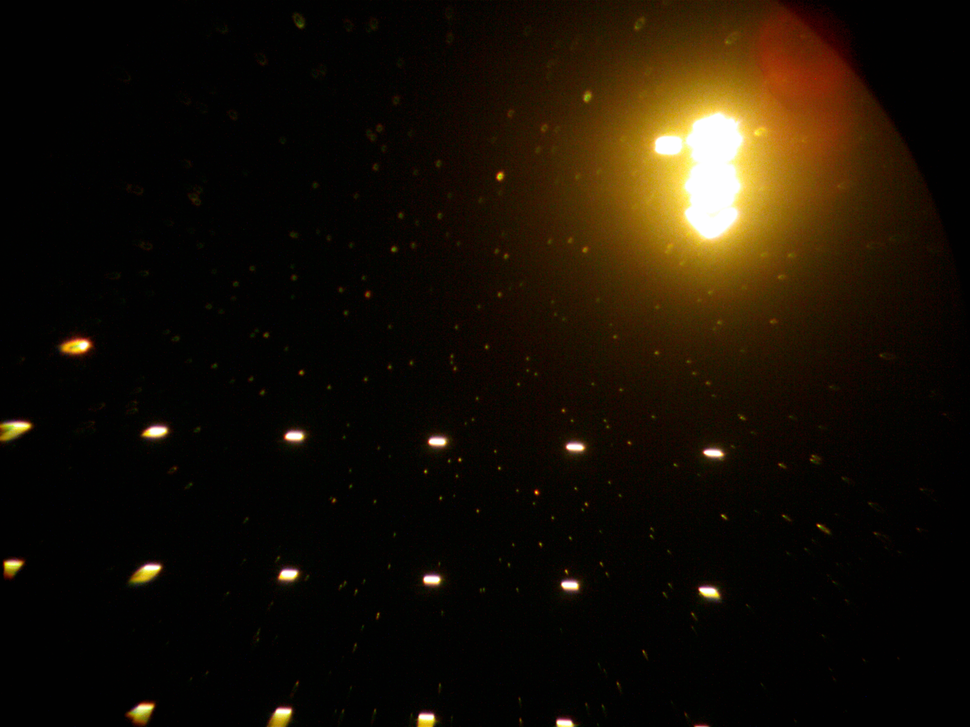
#> input picture dataset/region1_FOV.PNG, 970 x 727 px, shrunk from 2048 x 1536 before the run, found by its file name
$ python threshold.py
#> lines starting #> are read from the running program, lines starting #| are printed output that depends on the picture; after the words box and inside, x2 and y2 are one past the last pixel; in counts of white or black regions, pixels touching at a corner belong together
import cv2
import matplotlib.pyplot as plt


def thresh(path):
#> called with path = './dataset/region1_FOV.PNG'
    image = cv2.imread(path, cv2.IMREAD_GRAYSCALE)
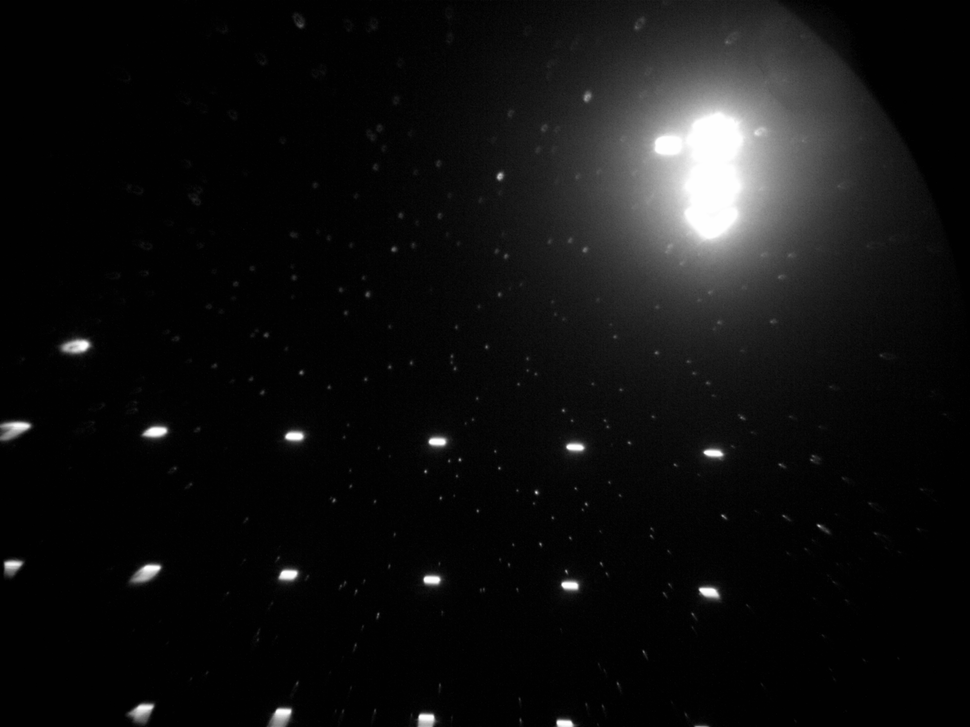
#> image: shape (727, 970); min 0, max 255, mean 16.8
    image = cv2.GaussianBlur(image,(5,5),0)

    #global threshold
    threshold = 18
    thresh_value, thresh_image = cv2.threshold(image,threshold,255,cv2.THRESH_BINARY)
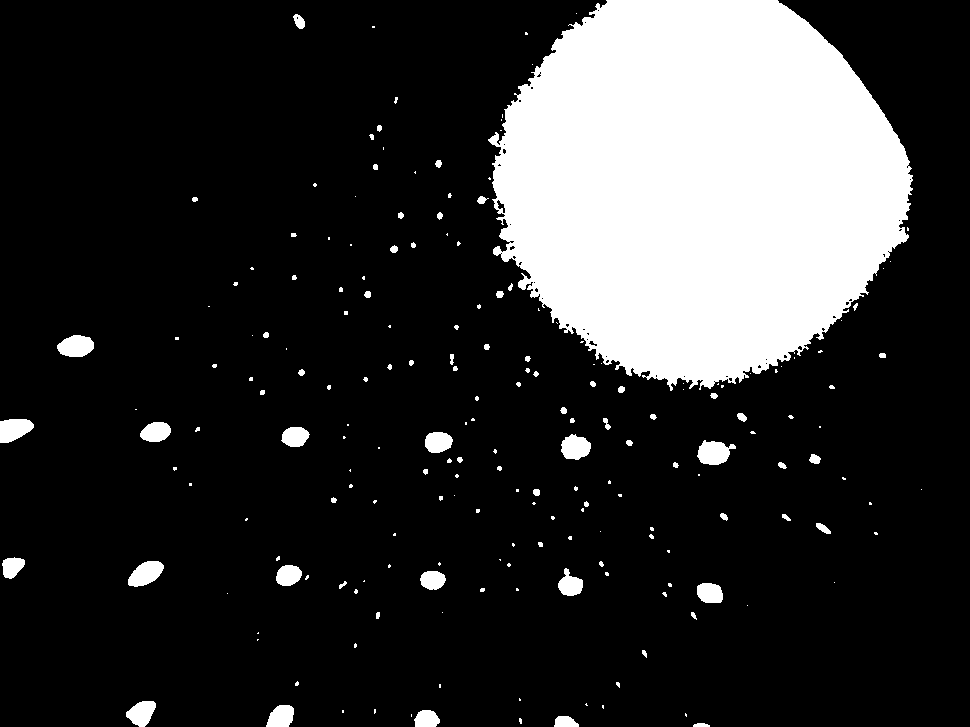
#> thresh_image: shape (727, 970); 19.1% white; 202 white regions (128 under 20 px), largest, box (x1, y1, x2, y2) and area: (488, 0, 913, 391) 123836, (697, 440, 736, 465) 657, (128, 561, 164, 587) 626
#> thresh_value = 18


    # Plot the original and filtered images
    plt.figure(figsize=(10, 5))

    plt.subplot(122)
    plt.imshow(thresh_image, cmap='gray')
    plt.title(f'Global Image ({int(thresh_value)})')

    plt.subplot(121)
    plt.imshow(image)
    plt.title('Original Image')

    plt.show()
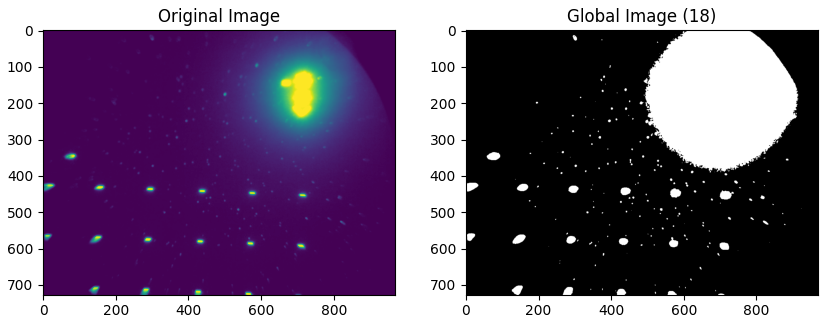
#> figure drawn by matplotlib, 2 panels

    #only writes the images to file after you close the graph window
    cv2.imwrite(path[:-4] + ".jpg", thresh_image)


paths = ("./dataset/region1_FOV.PNG", "./dataset/region2_FOV.PNG",
            "./dataset/region3_FOV.PNG", "./dataset/region4_FOV.png")
for path in paths:
    thresh(path)
#> pass 2 of the loop `for path in paths:`:
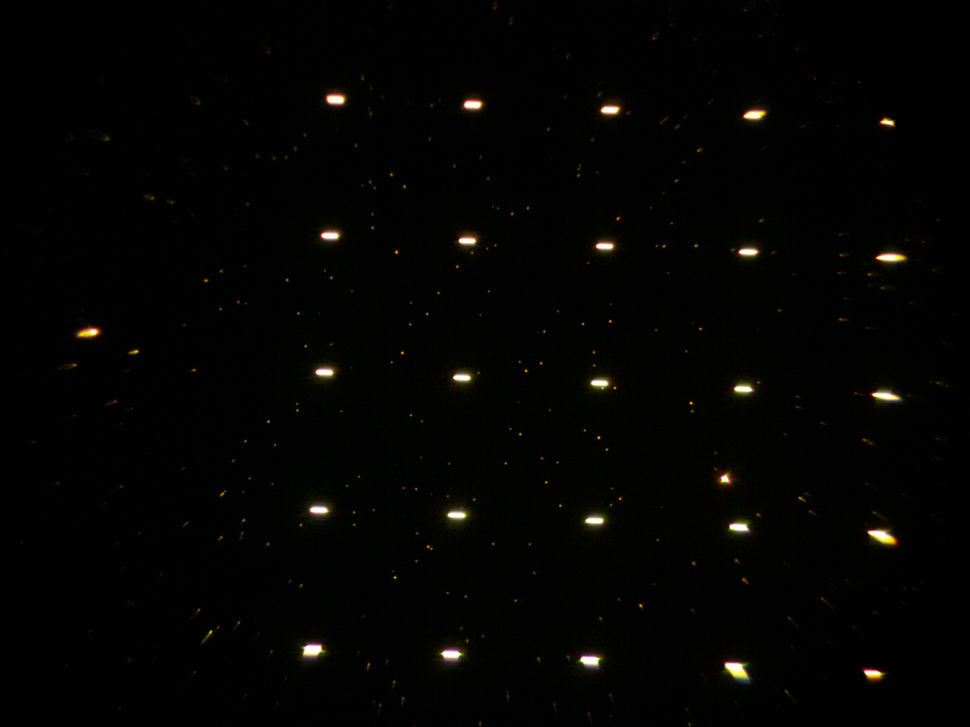
#> input picture dataset/region2_FOV.PNG, 970 x 727 px, shrunk from 2048 x 1536 before the run, found by its file name
#> in thresh (call 2), `thresh_value, thresh_image = cv2.threshold(image,threshold,255,cv2.THR..`:
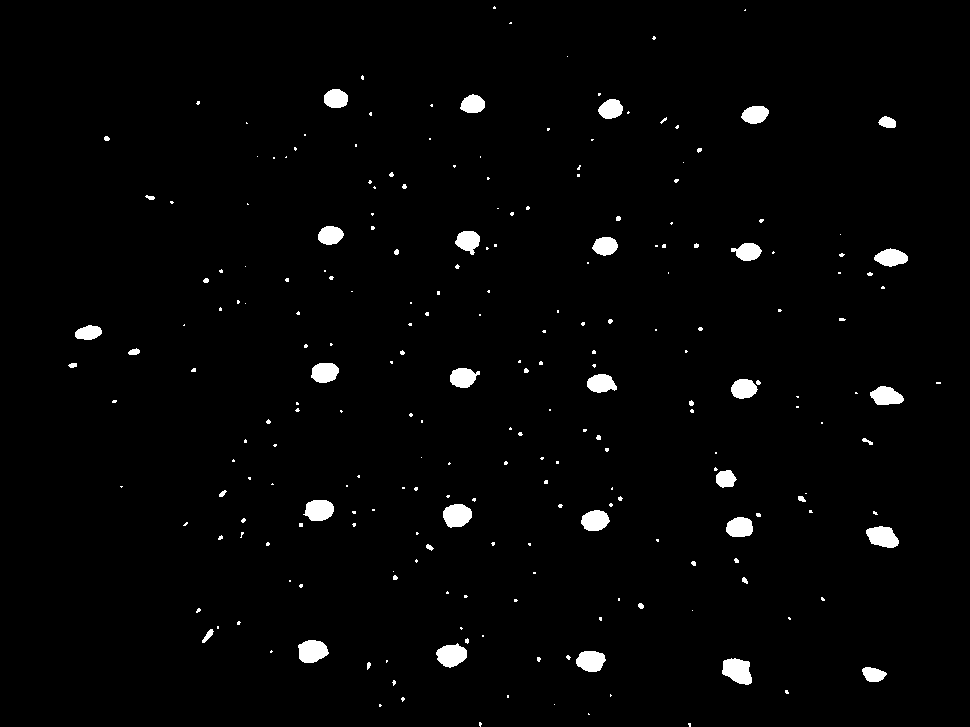
#> thresh_image: shape (727, 970); 1.9% white; 234 white regions (186 under 20 px), largest, box (x1, y1, x2, y2) and area: (722, 658, 752, 685) 591, (298, 640, 329, 663) 545, (443, 504, 472, 528) 538
#> in thresh (call 2), `plt.show()`:
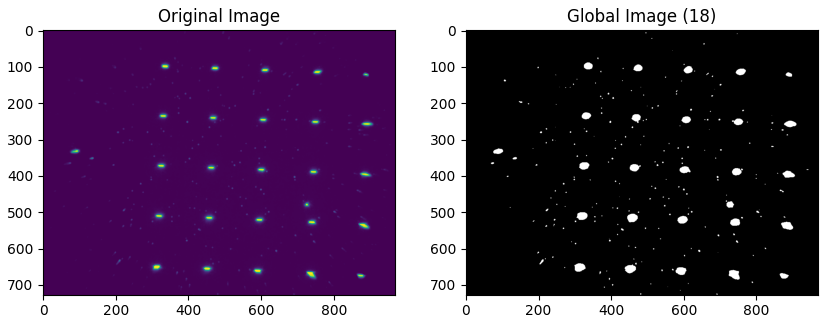
#> figure drawn by matplotlib, 2 panels
#> pass 3 of the loop `for path in paths:`:
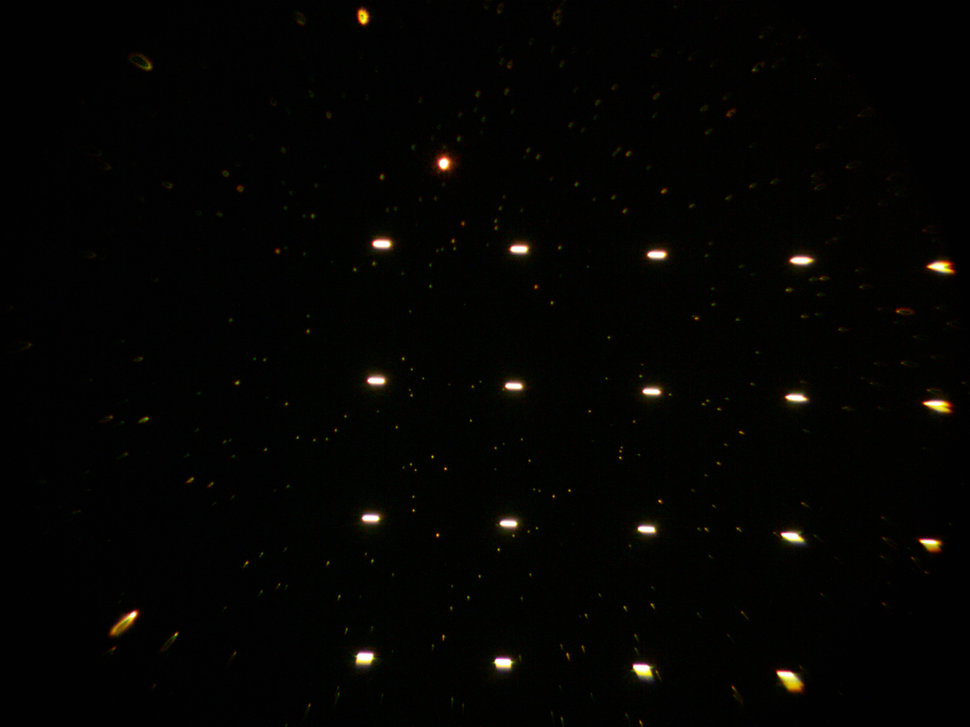
#> input picture dataset/region3_FOV.PNG, 970 x 727 px, shrunk from 2048 x 1536 before the run, found by its file name
#> in thresh (call 3), `thresh_value, thresh_image = cv2.threshold(image,threshold,255,cv2.THR..`:
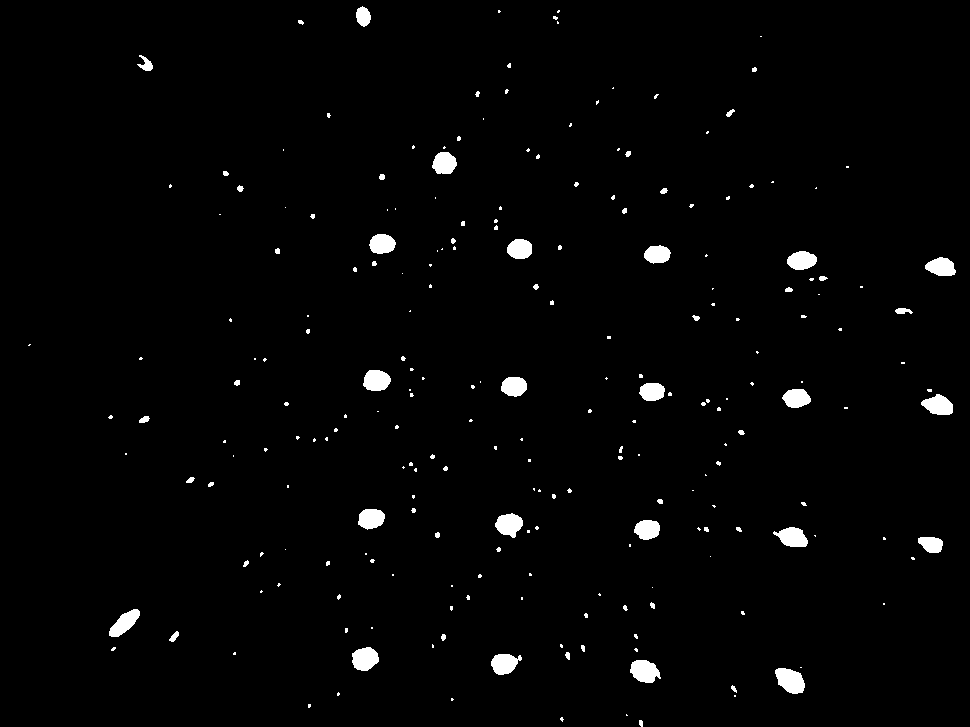
#> thresh_image: shape (727, 970); 1.7% white; 230 white regions (170 under 20 px), largest, box (x1, y1, x2, y2) and area: (775, 668, 805, 694) 560, (630, 660, 661, 683) 517, (352, 647, 379, 671) 493
#> in thresh (call 3), `plt.show()`:
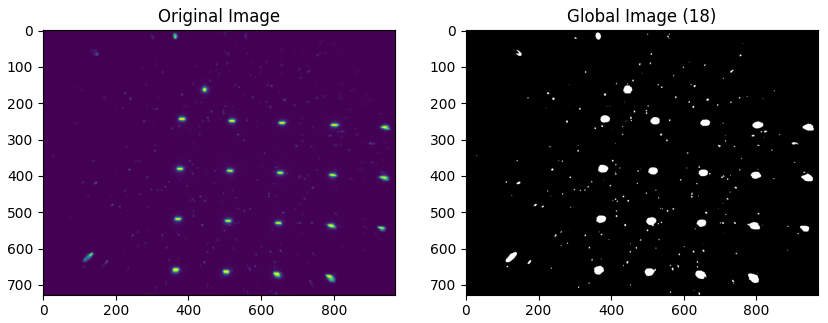
#> figure drawn by matplotlib, 2 panels
#> the loop made 4 passes; the first 3 are shown
